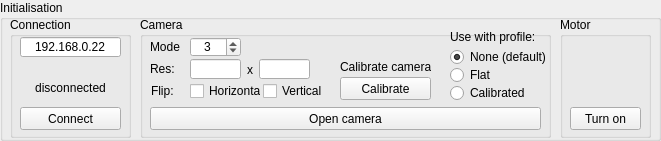
      <widget class="QGroupBox" name="initGroupBox">
       <property name="geometry">
        <rect>
         <x>10</x>
         <y>10</y>
         <width>661</width>
         <height>141</height>
        </rect>
       </property>
       <property name="styleSheet">
        <string notr="true">QGroupBox#initGroupBox { 
     border: 1px solid black; 
 } </string>
       </property>
       <property name="title">
        <string>Initialisation</string>
       </property>
       <property name="checkable">
        <bool>false</bool>
       </property>
       <widget class="QGroupBox" name="cameraGroupBox">
        <property name="geometry">
         <rect>
          <x>140</x>
          <y>17</y>
          <width>411</width>
          <height>121</height>
         </rect>
        </property>
        <property name="title">
         <string>Camera</string>
        </property>
        <widget class="QLabel" name="label_16">
         <property name="geometry">
          <rect>
           <x>10</x>
           <y>20</y>
           <width>40</width>
           <height>20</height>
          </rect>
         </property>
         <property name="text">
          <string>Mode</string>
         </property>
        </widget>
        <widget class="QSpinBox" name="modeBox">
         <property name="geometry">
          <rect>
           <x>50</x>
           <y>20</y>
           <width>51</width>
           <height>20</height>
          </rect>
         </property>
         <property name="alignment">
          <set>Qt::AlignCenter</set>
         </property>
         <property name="minimum">
          <number>0</number>
         </property>
         <property name="maximum">
          <number>7</number>
         </property>
         <property name="value">
          <number>3</number>
         </property>
        </widget>
        <widget class="QLabel" name="cameraVersionLabel">
         <property name="geometry">
          <rect>
           <x>110</x>
           <y>20</y>
           <width>181</width>
           <height>21</height>
          </rect>
         </property>
         <property name="frameShape">
          <enum>QFrame::NoFrame</enum>
         </property>
         <property name="text">
          <string/>
         </property>
        </widget>
        <widget class="QLineEdit" name="hresLineEdit">
         <property name="geometry">
          <rect>
           <x>50</x>
           <y>42</y>
           <width>51</width>
           <height>20</height>
          </rect>
         </property>
         <property name="autoFillBackground">
          <bool>false</bool>
         </property>
        </widget>
        <widget class="QLineEdit" name="vresLineEdit">
         <property name="geometry">
          <rect>
           <x>119</x>
           <y>42</y>
           <width>51</width>
           <height>20</height>
          </rect>
         </property>
        </widget>
        <widget class="QCheckBox" name="vflipCheckBox">
         <property name="geometry">
          <rect>
           <x>123</x>
           <y>64</y>
           <width>61</width>
           <height>20</height>
          </rect>
         </property>
         <property name="text">
          <string>Vertical</string>
         </property>
        </widget>
        <widget class="QCheckBox" name="hflipCheckBox">
         <property name="geometry">
          <rect>
           <x>50</x>
           <y>64</y>
           <width>71</width>
           <height>20</height>
          </rect>
         </property>
         <property name="text">
          <string>Horizontal</string>
         </property>
        </widget>
        <widget class="QPushButton" name="calibrateButton">
         <property name="geometry">
          <rect>
           <x>200</x>
           <y>60</y>
           <width>91</width>
           <height>23</height>
          </rect>
         </property>
         <property name="text">
          <string>Calibrate</string>
         </property>
        </widget>
        <widget class="QPushButton" name="openCameraButton">
         <property name="geometry">
          <rect>
           <x>10</x>
           <y>90</y>
           <width>391</width>
           <height>23</height>
          </rect>
         </property>
         <property name="text">
          <string>Open camera</string>
         </property>
        </widget>
        <widget class="QLabel" name="label_41">
         <property name="geometry">
          <rect>
           <x>11</x>
           <y>64</y>
           <width>40</width>
           <height>20</height>
          </rect>
         </property>
         <property name="text">
          <string>Flip:</string>
         </property>
        </widget>
        <widget class="QLabel" name="label_42">
         <property name="geometry">
          <rect>
           <x>10</x>
           <y>42</y>
           <width>40</width>
           <height>20</height>
          </rect>
         </property>
         <property name="text">
          <string>Res:</string>
         </property>
        </widget>
        <widget class="QLabel" name="label_44">
         <property name="geometry">
          <rect>
           <x>107</x>
           <y>42</y>
           <width>16</width>
           <height>21</height>
          </rect>
         </property>
         <property name="text">
          <string>x</string>
         </property>
        </widget>
        <widget class="QRadioButton" name="calibrateTableButton">
         <property name="geometry">
          <rect>
           <x>310</x>
           <y>66</y>
           <width>100</width>
           <height>20</height>
          </rect>
         </property>
         <property name="text">
          <string>Calibrated</string>
         </property>
        </widget>
        <widget class="QRadioButton" name="calibrateFlatButton">
         <property name="geometry">
          <rect>
           <x>310</x>
           <y>48</y>
           <width>100</width>
           <height>20</height>
          </rect>
         </property>
         <property name="text">
          <string>Flat</string>
         </property>
        </widget>
        <widget class="QRadioButton" name="calibrateNoneButton">
         <property name="geometry">
          <rect>
           <x>310</x>
           <y>30</y>
           <width>100</width>
           <height>20</height>
          </rect>
         </property>
         <property name="text">
          <string>None (default)</string>
         </property>
         <property name="checked">
          <bool>true</bool>
         </property>
        </widget>
        <widget class="QLabel" name="label_48">
         <property name="geometry">
          <rect>
           <x>310</x>
           <y>10</y>
           <width>91</width>
           <height>20</height>
          </rect>
         </property>
         <property name="text">
          <string>Use with profile:</string>
         </property>
        </widget>
        <widget class="QLabel" name="label_49">
         <property name="geometry">
          <rect>
           <x>200</x>
           <y>40</y>
           <width>91</width>
           <height>20</height>
          </rect>
         </property>
         <property name="text">
          <string>Calibrate camera:</string>
         </property>
        </widget>
       </widget>
       <widget class="QGroupBox" name="groupBox">
        <property name="geometry">
         <rect>
          <x>10</x>
          <y>17</y>
          <width>121</width>
          <height>121</height>
         </rect>
        </property>
        <property name="title">
         <string>Connection</string>
        </property>
        <widget class="QPushButton" name="connectButton">
         <property name="geometry">
          <rect>
           <x>10</x>
           <y>90</y>
           <width>101</width>
           <height>23</height>
          </rect>
         </property>
         <property name="autoFillBackground">
          <bool>false</bool>
         </property>
         <property name="text">
          <string>Connect</string>
         </property>
        </widget>
        <widget class="QLineEdit" name="ipLineEdit">
         <property name="geometry">
          <rect>
           <x>10</x>
           <y>20</y>
           <width>101</width>
           <height>20</height>
          </rect>
         </property>
         <property name="text">
          <string>192.168.0.22</string>
         </property>
         <property name="alignment">
          <set>Qt::AlignCenter</set>
         </property>
        </widget>
        <widget class="QLabel" name="connectStatus">
         <property name="geometry">
          <rect>
           <x>10</x>
           <y>60</y>
           <width>101</width>
           <height>21</height>
          </rect>
         </property>
         <property name="layoutDirection">
          <enum>Qt::LeftToRight</enum>
         </property>
         <property name="frameShape">
          <enum>QFrame::NoFrame</enum>
         </property>
         <property name="text">
          <string>disconnected</string>
         </property>
         <property name="alignment">
          <set>Qt::AlignCenter</set>
         </property>
        </widget>
       </widget>
       <widget class="QGroupBox" name="motorOnGroupBox">
        <property name="geometry">
         <rect>
          <x>560</x>
          <y>17</y>
          <width>91</width>
          <height>121</height>
         </rect>
        </property>
        <property name="styleSheet">
         <string notr="true"/>
        </property>
        <property name="title">
         <string>Motor</string>
        </property>
        <property name="flat">
         <bool>false</bool>
        </property>
        <widget class="QPushButton" name="motorOnButton">
         <property name="geometry">
          <rect>
           <x>10</x>
           <y>90</y>
           <width>71</width>
           <height>23</height>
          </rect>
         </property>
         <property name="text">
          <string>Turn on</string>
         </property>
        </widget>
       </widget>
       <widget class="QLabel" name="applicationVersionInfo">
        <property name="geometry">
         <rect>
          <x>520</x>
          <y>0</y>
          <width>131</width>
          <height>20</height>
         </rect>
        </property>
        <property name="text">
         <string/>
        </property>
        <property name="alignment">
         <set>Qt::AlignRight|Qt::AlignTrailing|Qt::AlignVCenter</set>
        </property>
       </widget>
      </widget>
